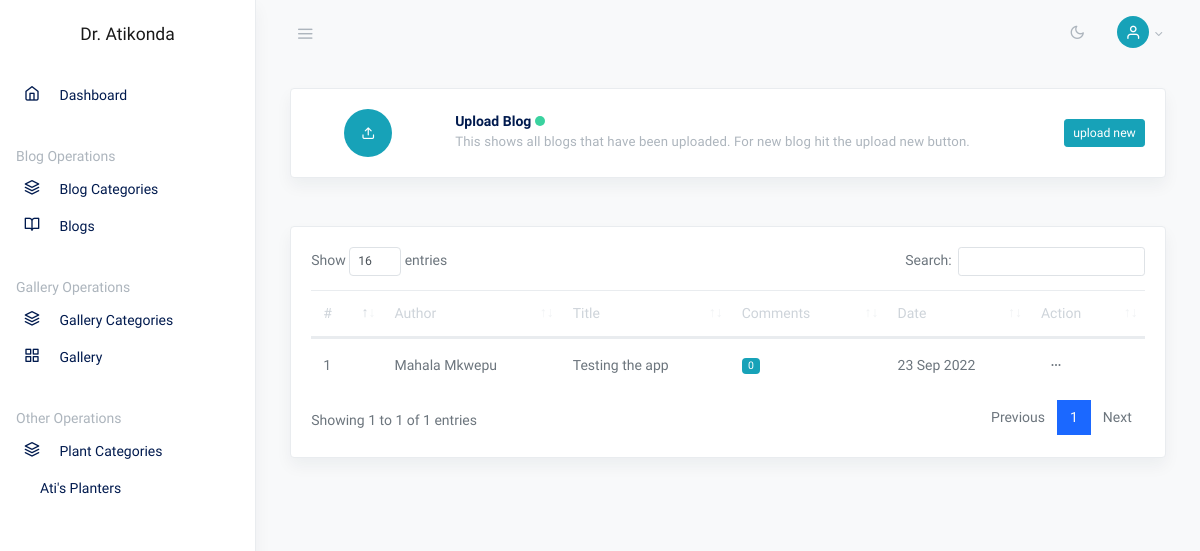
Page /admin/blogs.php (signed in) on the earlier database version.
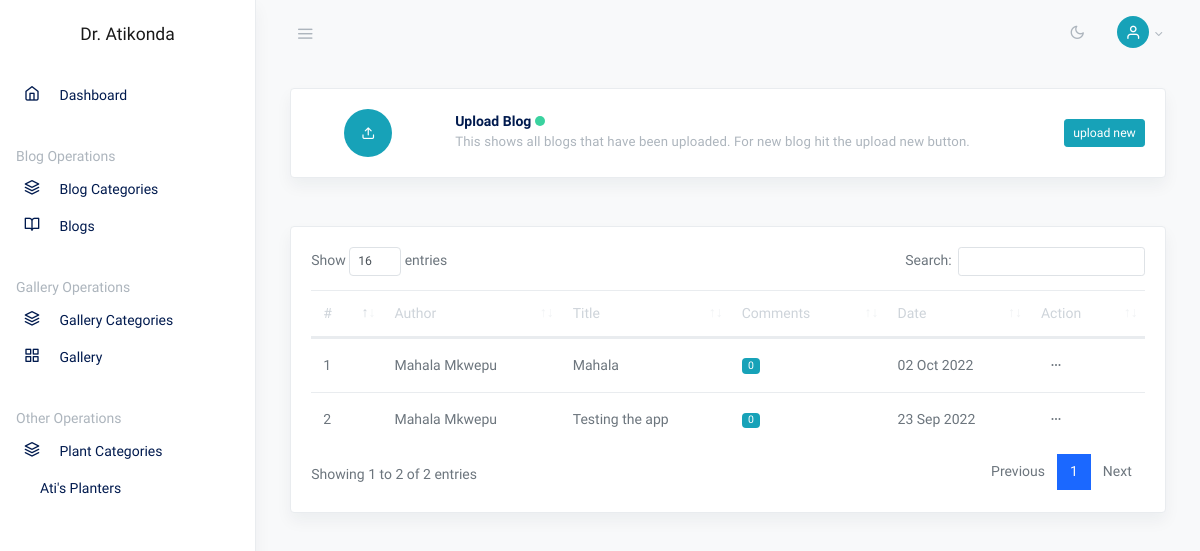
Same page on the later database version.
### tables this page shows
CREATE TABLE IF NOT EXISTS `blogs` (
  `blog_id` int(11) NOT NULL AUTO_INCREMENT,
  `category_id` int(11) DEFAULT NULL,
  `title` varchar(200) DEFAULT NULL,
  `author` varchar(200) DEFAULT NULL,
  `image` varchar(200) DEFAULT NULL,
  `content` text,
  `date` date DEFAULT NULL,
  PRIMARY KEY (`blog_id`)
);

### classes/dbh.class.php (called while the page is built)
<?php
class Dbh{
	private $host = "localhost";
	private $user = "root";
	private $pwd = "";
	private $dbname = "atikonda";
	protected function connect(){
	$dsn = 'mysql:host=' . $this->host . ';dbname='. $this->dbname;
	$pdo =  new PDO($dsn, $this->user, $this->pwd, array(PDO::ATTR_ERRMODE => PDO::ERRMODE_WARNING));
    $pdo->setAttribute(PDO::ATTR_DEFAULT_FETCH_MODE, PDO::FETCH_ASSOC);
    return $pdo;
	}
}
?>

### classes/blog.class.php (called while the page is built, shortened)
<?php
include_once "dbh.class.php";
class Blog extends Dbh
{
    protected function viewsBlog()
    {
        $sql = "SELECT * FROM `blogs` INNER JOIN `categories` ON blogs.category_id = categories.category_id ORDER BY blogs.blog_id DESC";
        $stmt = $this->connect()->query($sql);
        return $stmt->fetchAll();
    }
    protected function countsComments($id)
    {
        $sql = "SELECT * FROM `comments` WHERE `blog_id` = ?";
        $stmt = $this->connect()->prepare($sql);
        $stmt->execute([$id]);
        return $stmt->rowCount();
    }
}

### classes/blogcontr.class.php (called while the page is built, shortened)
<?php
include_once "blog.class.php";
class BlogContr extends Blog
{
    public function viewBlog()
    {
        return $this->viewsBlog();
    }
    public function countComments($blog_id)
    {
        return $this->countsComments($blog_id);
    }
}

### admin/blogs.php (the view, shortened to what the changed rows need)
<?php
include_once "../classes/blogcontr.class.php";
$blog = new BlogContr;
?>
<!DOCTYPE html>
<html lang="en">
<head>
    <link rel="stylesheet" href="css/simplebar.css">
    <link rel="stylesheet" href="css/feather.css">
    <link rel="stylesheet" href="css/dataTables.bootstrap4.css">
    <link rel="stylesheet" href="css/daterangepicker.css">
    <link rel="stylesheet" href="css/app-light.css" id="lightTheme">
    <link rel="stylesheet" href="css/app-dark.css" id="darkTheme" disabled>
</head>
<body class="vertical light">
    <div class="wrapper">
        <main role="main" class="main-content">
            <div class="container-fluid">
                <div class="row justify-content-center">
                    <div class="col-12">
                        <div class="row my-4">
                            <div class="col-md-12">
                                <div class="card shadow">
                                    <div class="card-body">
                                        <table class="table datatables" id="dataTable-1">
                                            <thead>
                                                <tr>
                                                    <th>#</th>
                                                    <th>Author</th>
                                                    <th>Title</th>
                                                    <th>Comments</th>
                                                    <th>Date</th>
                                                    <th>Action</th>
                                                </tr>
                                            </thead>
                                            <tbody>
                                                <?php
                                                $row = $blog->viewBlog();
                                                $index = 1;
                                                foreach ($row as $rw) {
                                                    $date = strtotime($rw['date']);
                                                    $comments = $blog->countComments($rw['blog_id']);
                                                ?>
                                                    <tr>
                                                        <td><?php echo $index; ?></td>
                                                        <td scope="col" style="text-transform:capitalize;"><?php echo $rw['author']; ?></td>
                                                        <td><?php echo $rw['title']; ?></td>
                                                        <td>
                                                            <span class="badge badge-pill badge-info"><?php echo $comments; ?></span>
                                                        </td>
                                                        <td><?php echo date("d M Y", $date); ?></td>
                                                        <td><button class="btn btn-sm dropdown-toggle more-horizontal" type="button" data-toggle="dropdown" aria-haspopup="true" aria-expanded="false">
                                                            </button>
                                                        </td>
                                                    </tr>
                                                <?php
                                                    $index++;
                                                }
                                                ?>
                                            </tbody>
                                        </table>
                                    </div>
                                </div>
                            </div>
                        </div>
                    </div>
                </div>
            </div>
        </main>
    </div>
</body>
</html>

Differences in the rows shown:
added blogs: author "Mahala Mkwepu", title "Mahala", comments "0", date "02 Oct 2022"
Other differences:
text written by a page script: "Show entries Search: Showing 1 to 1 of 1 entries Previous 1 Next" → "Show entries Search: Showing 1 to 2 of 2 entries Previous 1 Next"
